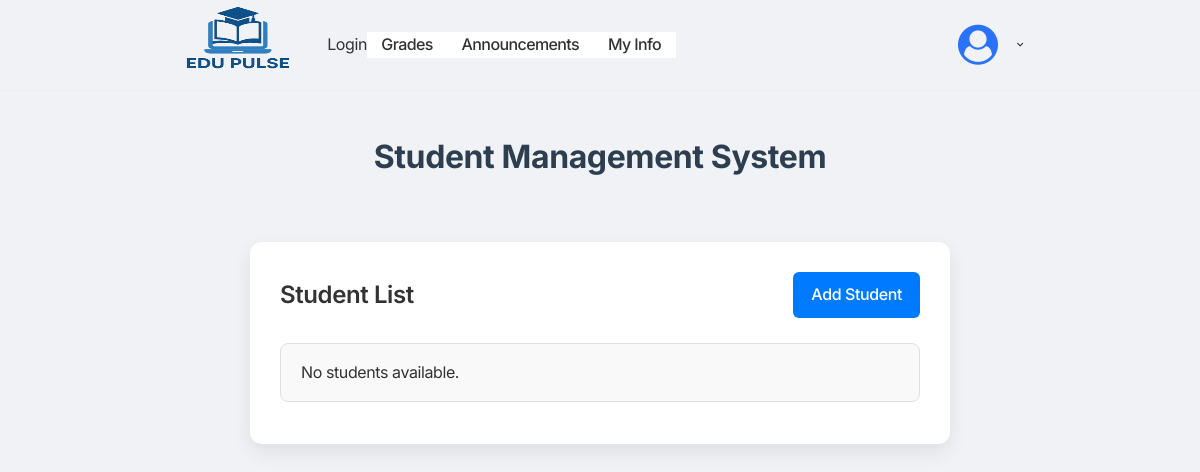
The app's page /, older data.
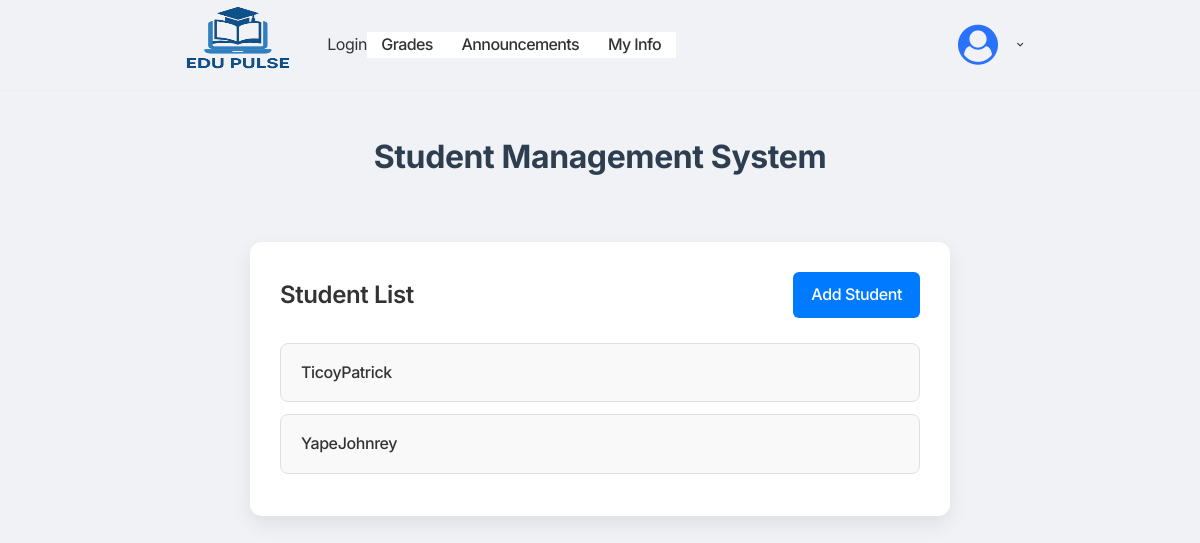
The same page, newer data.
### app/models.py (models this page shows, shortened)
class Student(models.Model):
    first_name = models.CharField(max_length=100)
    last_name = models.CharField(max_length=100)
    student_id = models.IntegerField()
    section = models.CharField(max_length=100)
    age = models.IntegerField()
    email = models.EmailField()

### app/views.py (the view)
# urls.py: path('', StudentListView.as_view(), name='student_list'),
class StudentListView(ListView):
    model = Student
    template_name = 'app/student_list.html'

### app/templates/app/student_list.html (shortened to what this page needs)
{% extends 'app/base.html' %}
{% block content %}
<div class="student-container">
    <div class="student-header">
        <h2>Student List</h2>
        <a href="{% url 'student_create' %}" class="add-link">Add Student</a>
    </div>
    <ul class="list-group">
        {% for student in object_list %}
            <li class="list-group-item">
                <a href="{% url 'student_detail' student.pk %}">{{ student.last_name }}{{ student.first_name }}</a>
            </li>
        {% empty %}
            <li class="list-group-item">No students available.</li>
        {% endfor %}
    </ul>
</div>
{% endblock %}

### app/templates/app/base.html (shortened to what this page needs)
{% load static %}
<!DOCTYPE html>
<html>
<head>
        <link
            href="https://unpkg.com/boxicons@2.1.4/css/boxicons.min.css"
            rel="stylesheet"
            />
        <link rel="stylesheet" href="https://cdnjs.cloudflare.com/ajax/libs/font-awesome/4.7.0/css/font-awesome.min.css">
        <link rel="stylesheet" href="{% static 'css/navbar.css' %}" />
</head>
<body>
<div>
    {% include "app/navbar.html" %}
    <h1>Student Management System</h1>
    {% block content %}
    {% endblock %}
</div>
</body>
</html>

### app/templates/app/navbar.html (shortened to what this page needs)
{% load static %}
<header id="nav-menu" aria-label="navigation bar">
      <div class="container">
        <div class="nav-start">
          <a class="logo" href="{% url 'base'%}">
            <img
              src="{% static 'images/logo.png' %}"
              width="130"
              height="90"
              alt="EduPulse"
            />
          </a>
          <a href="{% url 'login'%}"> Login</a>
          <nav class="menu">
            <ul class="menu-bar">
               <li><a class="nav-link" href="">Grades</a></li>
              <li><a class="nav-link" href="{% url 'post'%}">Announcements</a></li>
              <li><a class="nav-link" href="{% url 'student_list'%}">My Info</a></li>
            </ul>
          </nav>
        </div>
        <div class="nav-end">
          <div class="right-container">
            <i class="fa fa-user-circle" style="font-size:40px;color:#2b72fb"></i>
                <button
                  class="nav-link dropdown-btn"
                  data-dropdown="dropdown2"
                  aria-haspopup="true"
                  aria-expanded="false"
                  aria-label="discover">
                  <i class="bx bx-chevron-down" aria-hidden="true"></i>
                </button>
          </div>
        </div>
      </div>
    </header>

### static/css/navbar.css (style rules this page uses)
* { margin: 0; padding: 0; box-sizing: border-box; font-family: "Inter", sans-serif; }
:root { --dark-grey: #333333; --medium-grey: #636363; --light-grey: #eeeeee; --ash: #f4f4f4; --primary-color: #2b72fb; --white: white; --border: 1px solid var(--light-grey); --shadow: rgba(0, 0, 0, 0.05) 0px 6px 24px 0px, rgba(0, 0, 0, 0.08) 0px 0px 0px 1px; }
body { font-family: inherit; background-color: var(--white); color: var(--dark-grey); letter-spacing: -0.4px; }
ul { list-style: none; }
a { text-decoration: none; color: inherit; }
button { border: none; background-color: transparent; cursor: pointer; color: inherit; }
.logo { margin-right: 1.5rem; }
#nav-menu { border-bottom: var(--border); }
.container { display: flex; align-items: center; justify-content: space-around; max-width: 1600px; margin: 0 auto; column-gap: 2rem; height: 90px; padding: 1.2rem 3rem; }
.menu { position: relative; background: var(--white); }
.menu-bar .nav-link { font-size: 1rem; font-weight: 500; letter-spacing: -0.6px; padding: 0.3rem; min-width: 60px; margin: 0 0.6rem; }
.nav-start, .nav-end, .menu-bar, .right-container, .right-container .search { display: flex; align-items: center; }
.dropdown-btn { display: flex; align-items: center; justify-content: space-between; gap: 0.15rem; }
.right-container { display: flex; align-items: center; column-gap: 1rem; }

### app/templates/app/base.html (style rules this page uses)
* { margin: 0; padding: 0; box-sizing: border-box; }
body { font-family: 'Segoe UI', Tahoma, Geneva, Verdana, sans-serif; background-color: #f5f6fa; color: #333; line-height: 1.6; }
h1 { text-align: center; margin: 40px 0 20px; font-size: 32px; color: #2c3e50; }

### app/templates/app/student_list.html (style rules this page uses)
body { font-family: 'Segoe UI', Tahoma, Geneva, Verdana, sans-serif; background-color: #f0f2f5; margin: 0; padding: 0; }
.student-container { max-width: 700px; margin: 60px auto; padding: 30px; background-color: #ffffff; border-radius: 12px; box-shadow: 0 8px 20px rgba(0, 0, 0, 0.08); }
.student-header { display: flex; justify-content: space-between; align-items: center; margin-bottom: 25px; }
.student-header h2 { font-size: 24px; font-weight: 600; margin: 0; color: #333; }
.add-link { background-color: #007bff; color: #fff; padding: 10px 18px; border-radius: 6px; text-decoration: none; font-weight: 500; transition: background-color 0.3s ease; }
.list-group { list-style: none; padding: 0; margin: 0; }
.list-group-item { background-color: #f9f9f9; border: 1px solid #e0e0e0; padding: 16px 20px; border-radius: 8px; margin-bottom: 12px; transition: transform 0.2s ease, box-shadow 0.2s ease; }
.list-group-item a { color: #333; font-size: 16px; font-weight: 500; text-decoration: none; }

Row changes from the older to the newer data that the page shows:
added Student: last_name "Ticoy", first_name "Patrick"
added Student: last_name "Yape", first_name "Johnrey"
Text that changed along with them:
text no longer shown: "No students available."
